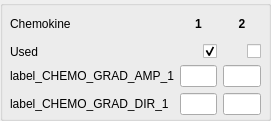
           <widget class="QGroupBox" name="groupBox_chemo">
            <property name="geometry">
             <rect>
              <x>400</x>
              <y>150</y>
              <width>271</width>
              <height>121</height>
             </rect>
            </property>
            <property name="title">
             <string/>
            </property>
            <widget class="QWidget" name="gridLayoutWidget">
             <property name="geometry">
              <rect>
               <x>10</x>
               <y>10</y>
               <width>251</width>
               <height>105</height>
              </rect>
             </property>
             <layout class="QGridLayout" name="gridLayout_chemo">
              <item row="3" column="1">
               <widget class="QLineEdit" name="line_CHEMO_GRAD_AMP_1">
                <property name="maximumSize">
                 <size>
                  <width>60</width>
                  <height>16777215</height>
                 </size>
                </property>
                <property name="alignment">
                 <set>Qt::AlignRight|Qt::AlignTrailing|Qt::AlignVCenter</set>
                </property>
               </widget>
              </item>
              <item row="3" column="0">
               <widget class="QMyLabel" name="label_CHEMO_GRAD_AMP_1">
                <property name="text">
                 <string>label_CHEMO_GRAD_AMP_1</string>
                </property>
               </widget>
              </item>
              <item row="4" column="1">
               <widget class="QLineEdit" name="line_CHEMO_GRAD_DIR_1">
                <property name="maximumSize">
                 <size>
                  <width>60</width>
                  <height>16777215</height>
                 </size>
                </property>
                <property name="alignment">
                 <set>Qt::AlignRight|Qt::AlignTrailing|Qt::AlignVCenter</set>
                </property>
               </widget>
              </item>
              <item row="4" column="0">
               <widget class="QMyLabel" name="label_CHEMO_GRAD_DIR_1">
                <property name="text">
                 <string>label_CHEMO_GRAD_DIR_1</string>
                </property>
               </widget>
              </item>
              <item row="3" column="2">
               <widget class="QLineEdit" name="line_CHEMO_GRAD_AMP_2">
                <property name="maximumSize">
                 <size>
                  <width>60</width>
                  <height>16777215</height>
                 </size>
                </property>
                <property name="alignment">
                 <set>Qt::AlignRight|Qt::AlignTrailing|Qt::AlignVCenter</set>
                </property>
               </widget>
              </item>
              <item row="4" column="2">
               <widget class="QLineEdit" name="line_CHEMO_GRAD_DIR_2">
                <property name="maximumSize">
                 <size>
                  <width>60</width>
                  <height>16777215</height>
                 </size>
                </property>
                <property name="alignment">
                 <set>Qt::AlignRight|Qt::AlignTrailing|Qt::AlignVCenter</set>
                </property>
               </widget>
              </item>
              <item row="0" column="0">
               <widget class="QLabel" name="alabel_chemokine">
                <property name="text">
                 <string>Chemokine</string>
                </property>
               </widget>
              </item>
              <item row="0" column="1">
               <widget class="QLabel" name="alabel_chemo_1">
                <property name="font">
                 <font>
                  <weight>75</weight>
                  <bold>true</bold>
                 </font>
                </property>
                <property name="text">
                 <string>1</string>
                </property>
                <property name="alignment">
                 <set>Qt::AlignCenter</set>
                </property>
               </widget>
              </item>
              <item row="0" column="2">
               <widget class="QLabel" name="alabel_chemo_2">
                <property name="font">
                 <font>
                  <weight>75</weight>
                  <bold>true</bold>
                 </font>
                </property>
                <property name="text">
                 <string>2</string>
                </property>
                <property name="alignment">
                 <set>Qt::AlignCenter</set>
                </property>
               </widget>
              </item>
              <item row="1" column="0">
               <widget class="QMyLabel" name="alabel_used">
                <property name="text">
                 <string>Used</string>
                </property>
               </widget>
              </item>
              <item row="1" column="2">
               <widget class="QMyCheckBox" name="cbox_CHEMO_USED_2">
                <property name="maximumSize">
                 <size>
                  <width>20</width>
                  <height>16777215</height>
                 </size>
                </property>
                <property name="layoutDirection">
                 <enum>Qt::RightToLeft</enum>
                </property>
                <property name="text">
                 <string/>
                </property>
               </widget>
              </item>
              <item row="1" column="1">
               <widget class="QMyCheckBox" name="cbox_CHEMO_USED_1">
                <property name="maximumSize">
                 <size>
                  <width>20</width>
                  <height>16777215</height>
                 </size>
                </property>
                <property name="layoutDirection">
                 <enum>Qt::RightToLeft</enum>
                </property>
                <property name="text">
                 <string/>
                </property>
                <property name="checked">
                 <bool>true</bool>
                </property>
               </widget>
              </item>
             </layout>
            </widget>
           </widget>
